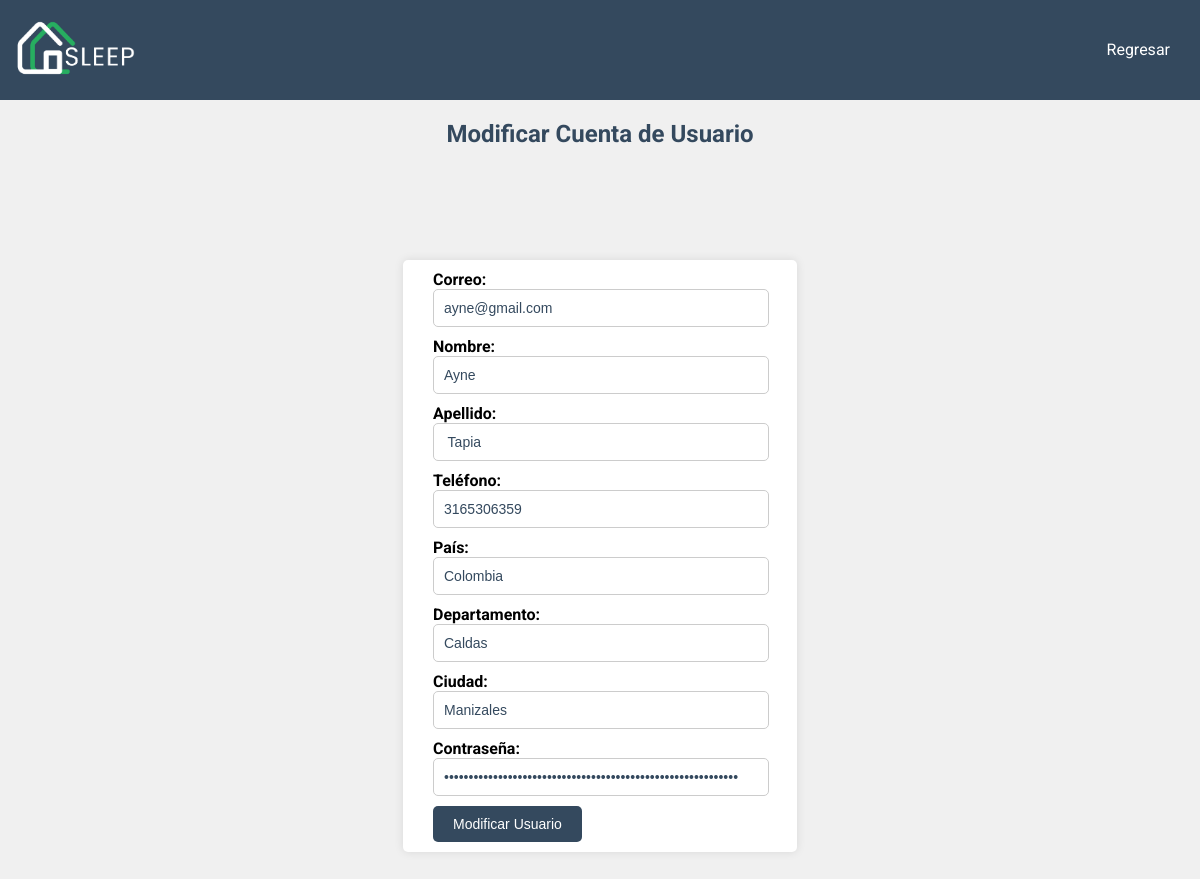
The app's page /pages/modificar_cuenta.php?documento=30324221 with its own data.
### tables this page shows
CREATE TABLE `usuarios` (
  `documento` int(11) NOT NULL,
  `correo` varchar(45) NOT NULL,
  `nombre` varchar(15) NOT NULL,
  `apellido` varchar(15) NOT NULL,
  `telefono` varchar(20) NOT NULL,
  `pais` varchar(15) NOT NULL,
  `departamento` varchar(15) NOT NULL,
  `ciudad` varchar(15) NOT NULL,
  `contrasena` varchar(255) NOT NULL,
  `tipoUsuarioId` int(11) NOT NULL
);

### pages/modificar_cuenta.php (the view, shortened to what this page needs)
<?php
include '../conections/conection.php';
$correo = '';
$nombre = '';
$apellido = '';
$telefono = '';
$pais = '';
$departamento = '';
$ciudad = '';
$contrasena = '';
if (isset($_GET['documento'])) {
    $documento = $_GET['documento'];
    $sql = "SELECT * FROM usuarios WHERE documento = '$documento'";
    $result = $conn->query($sql);
    if ($result->num_rows == 1) {
        $row = $result->fetch_assoc();
        $correo = $row['correo'];
        $nombre = $row['nombre'];
        $apellido = $row['apellido'];
        $telefono = $row['telefono'];
        $pais = $row['pais'];
        $departamento = $row['departamento'];
        $ciudad = $row['ciudad'];
        $contrasena = $row['contrasena'];
    } else {
        echo "Usuario no encontrado.";
        exit();
    }
} else {
    echo "Documento no proporcionado.";
    exit();
}
?>
<!DOCTYPE html>
<html lang="es">
<head>
    <link rel="stylesheet" href="../assets/css/modificar_cuenta.css">
</head>
<body>
    <header>
        <div id="logo">
            <img src="../assets/img/logoclaro.png" alt="Logo del Hotel" width="135px" height="70px">
        </div>
        <nav>
            <ul class="ul-encabezados">
                <li><a href="panel_gestor.php">Regresar</a></li>
            </ul>
        </nav>
    </header>
    <h2>Modificar Cuenta de Usuario</h2>
    <br>
    <br>
    <main>
        <section>
            <div class="form-container">
                <form method="post" action="">
                    <label for="correo"><strong>Correo:</strong></label>
                    <input type="email" id="correo" name="correo" value="<?php echo $correo; ?>" required><br>
                    <label for="nombre"><strong>Nombre:</strong></label>
                    <input type="text" id="nombre" name="nombre" value="<?php echo $nombre; ?>" required><br>
                    <label for="apellido"><strong>Apellido:</strong></label>
                    <input type="text" id="apellido" name="apellido" value="<?php echo $apellido; ?>" required><br>
                    <label for="telefono"><strong>Teléfono:</strong></label>
                    <input type="text" id="telefono" name="telefono" value="<?php echo $telefono; ?>" required><br>
                    <label for="pais"><strong>País:</strong></label>
                    <input type="text" id="pais" name="pais" value="<?php echo $pais; ?>" required><br>
                    <label for="departamento"><strong>Departamento:</strong></label>
                    <input type="text" id="departamento" name="departamento" value="<?php echo $departamento; ?>" required><br>
                    <label for="ciudad"><strong>Ciudad:</strong></label>
                    <input type="text" id="ciudad" name="ciudad" value="<?php echo $ciudad; ?>" required><br>
                    <label for="contrasena"><strong>Contraseña:</strong></label>
                    <input type="password" id="contrasena" name="contrasena" value="<?php echo $contrasena; ?>" required><br>
                    <button type="submit">Modificar Usuario</button>
                </form>
            </div>
        </section>
    </main>
</body>
</html>

### assets/css/modificar_cuenta.css (style rules this page uses)
body { font-family: 'Roboto', sans-serif; margin: 0; padding: 0; background-color: #f0f0f0; }
header { background-color: #34495e; color: white; padding: 10px; display: flex; justify-content: space-between; align-items: center; }
ul.ul-encabezados { list-style-type: none; padding: 0; }
ul.ul-encabezados li { display: inline; margin-right: 20px; }
ul.ul-encabezados a { text-decoration: none; color: white; }
main { display: flex; justify-content: center; align-items: center; height: calc(100vh - 100px); }
.form-container { background-color: white; padding: 10px 50px 10px 30px; border-radius: 5px; box-shadow: 0px 0px 10px rgba(0, 0, 0, 0.1); }
label { font-weight: bold; margin-bottom: 5px; }
input[type="email"], input[type="text"], input[type="password"] { width: 100%; padding: 10px; margin-bottom: 10px; border: 1px solid #ccc; border-radius: 5px; font-size: 14px; transition: border-color 0.3s ease-in-out; color: #34495e; }
button[type="submit"] { background-color: #34495e; color: white; border: none; padding: 10px 20px; border-radius: 5px; cursor: pointer; font-size: 14px; transition: background-color 0.3s ease-in-out; }
h2 { color: #34495e; text-align: center; margin-bottom: 20px; }
#logo img { max-width: 100%; height: auto; }
nav ul { list-style: none; margin: 0; padding: 0; }
nav ul li { display: inline; margin-right: 20px; }

### records on screen
usuarios: correo "ayne@gmail.com", nombre "Ayne", apellido "Tapia", telefono "3165306359", pais "Colombia", departamento "Caldas", ciudad "Manizales"
